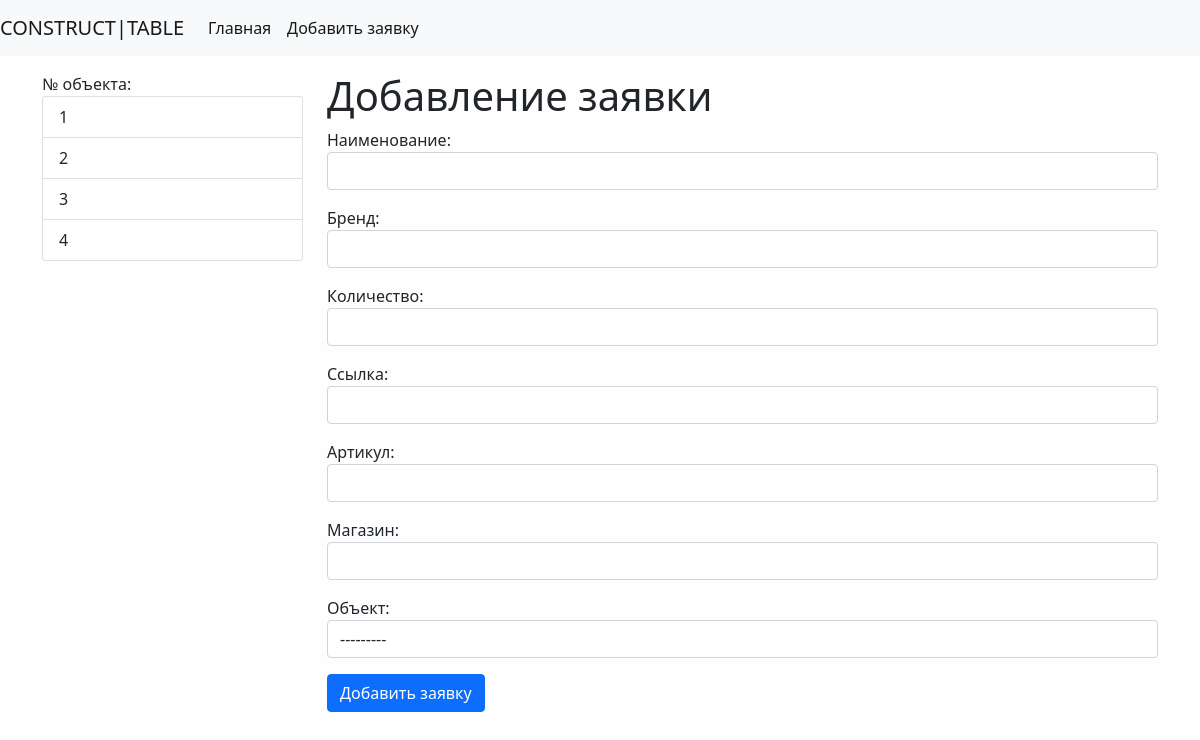
/application/add-application/, run on the app's committed database.
### application/models.py (models this page shows)
class ConstructionSite(models.Model):
    address = models.CharField(max_length=150, verbose_name='Адрес', db_index=True, blank=True)
    numb = models.IntegerField(validators=[MinValueValidator(1)], verbose_name='Номер объекта')
    def __str__(self):
        return self.address
    class Meta:
        verbose_name = 'Объект'
        verbose_name_plural = 'Объекты'
        ordering = ['numb']
    def get_absolute_url(self):
        return reverse('area', kwargs={"area_id": self.pk})

### application/views.py (the view)
# urls.py: path('application/add-application/', CreateApplication.as_view(), name='add_application'),
class CreateApplication(CreateView):
    form_class = ApplicationForm
    template_name = 'application/add_application.html'
    success_url = reverse_lazy('home')

### application/forms.py (shortened to what this page needs)
class ApplicationForm(forms.ModelForm):
    class Meta:
        model = Application
        fields = ['name', 'brand', 'quantity', 'link', 'item', 'shop', 'area']
        widgets = {
            'name': forms.TextInput(attrs={"class": "form-control"}),
            'brand': forms.TextInput(attrs={"class": "form-control"}),
            'quantity': forms.NumberInput(attrs={"class": "form-control"}),
            'link': forms.URLInput(attrs={"class": "form-control"}),
            'item': forms.NumberInput(attrs={"class": "form-control"}),
            'shop': forms.TextInput(attrs={"class": "form-control"}),
            'area': forms.Select(attrs={"class": "form-control"}),
        }

### application/templatetags/application_tags.py (called while the page is built)
@register.inclusion_tag('application/list_areas.html')
def show_areas(arg1='Hello', arg2='world'):
    categories = ConstructionSite.objects.all()
    return {"categories": categories, "arg1": arg1, "arg2": arg2}

### application/templates/application/add_application.html (shortened to what this page needs)
{% extends 'base.html' %}
{% block sidebar %}
{% include 'inc/_sidebar.html' %}
{% endblock %}
{% block content %}
<h1>Добавление заявки</h1>
<form action="{% url 'add_application' %}" method="post">
    {{ form.as_p }}  {% comment %} Добавление полей через параграф    {% endcomment %}
    <button type="submit" class="btn btn-primary btn-block">Добавить заявку</button>
</form>
{% endblock %}

### application/templates/application/list_areas.html
<div class="list-group">
    № объекта:
    {% for item in categories %}
    <a href="{{ item.get_absolute_url }}" class="list-group-item list-group-item-action">{{item.numb}}</a>
    {% endfor %}
</div>

### ConstrTable/static/css/style.css (style rules this page uses)
body { background-color: #fefefe; }

### data on the page
ConstructionSite: numb "1"
ConstructionSite: numb "2"
ConstructionSite: numb "3"
ConstructionSite: numb "4"
